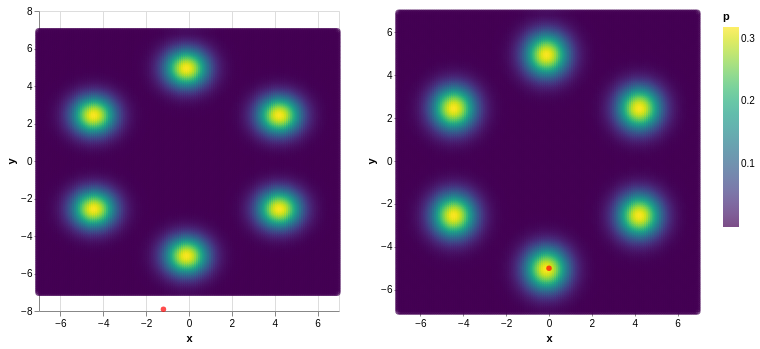

This figure's notebook cell:
### Code cell
(mog6_chart + get_particles_chart(X_init.cpu().numpy())) | (mog6_chart + get_particles_chart(X.cpu().numpy()))

### Figure 1 — Vega-Lite specification as saved in the notebook (floating-point values rounded to 4 significant figures; data arrays with more than 128 entries replaced by an {"elided": "..."} marker saying what was removed)
{"config": {"view": {"continuousWidth": 300, "continuousHeight": 300}}, "hconcat": [{"layer": [{"data": {"name": "data-3bf886025a5961a67c4be43454694565"}, "mark": {"type": "point"}, "encoding": {"color": {"field": "p", "scale": {"scheme": "viridis"}, "type": "quantitative"}, "tooltip": [{"field": "x", "type": "quantitative"}, {"field": "y", "type": "quantitative"}, {"field": "p", "type": "quantitative"}], "x": {"field": "x", "type": "quantitative"}, "y": {"field": "y", "type": "quantitative"}}}, {"data": {"name": "data-9ce090ac4548183c7b4e6379c24d2159"}, "mark": {"type": "circle", "color": "red"}, "encoding": {"x": {"field": "x", "type": "quantitative"}, "y": {"field": "y", "type": "quantitative"}}}]}, {"layer": [{"data": {"name": "data-3bf886025a5961a67c4be43454694565"}, "mark": {"type": "point"}, "encoding": {"color": {"field": "p", "scale": {"scheme": "viridis"}, "type": "quantitative"}, "tooltip": [{"field": "x", "type": "quantitative"}, {"field": "y", "type": "quantitative"}, {"field": "p", "type": "quantitative"}], "x": {"field": "x", "type": "quantitative"}, "y": {"field": "y", "type": "quantitative"}}}, {"data": {"name": "data-d95b9c8a4380feb842bd8179aec114b0"}, "mark": {"type": "circle", "color": "red"}, "encoding": {"x": {"field": "x", "type": "quantitative"}, "y": {"field": "y", "type": "quantitative"}}}]}], "$schema": "https://vega.github.io/schema/vega-lite/v5.20.1.json", "datasets": {"data-3bf886025a5961a67c4be43454694565": {"elided": "19600 records"}, "data-9ce090ac4548183c7b4e6379c24d2159": [{"x": -1.192, "y": -7.904}], "data-d95b9c8a4380feb842bd8179aec114b0": [{"x": -4.371e-07, "y": -5.0}]}}
